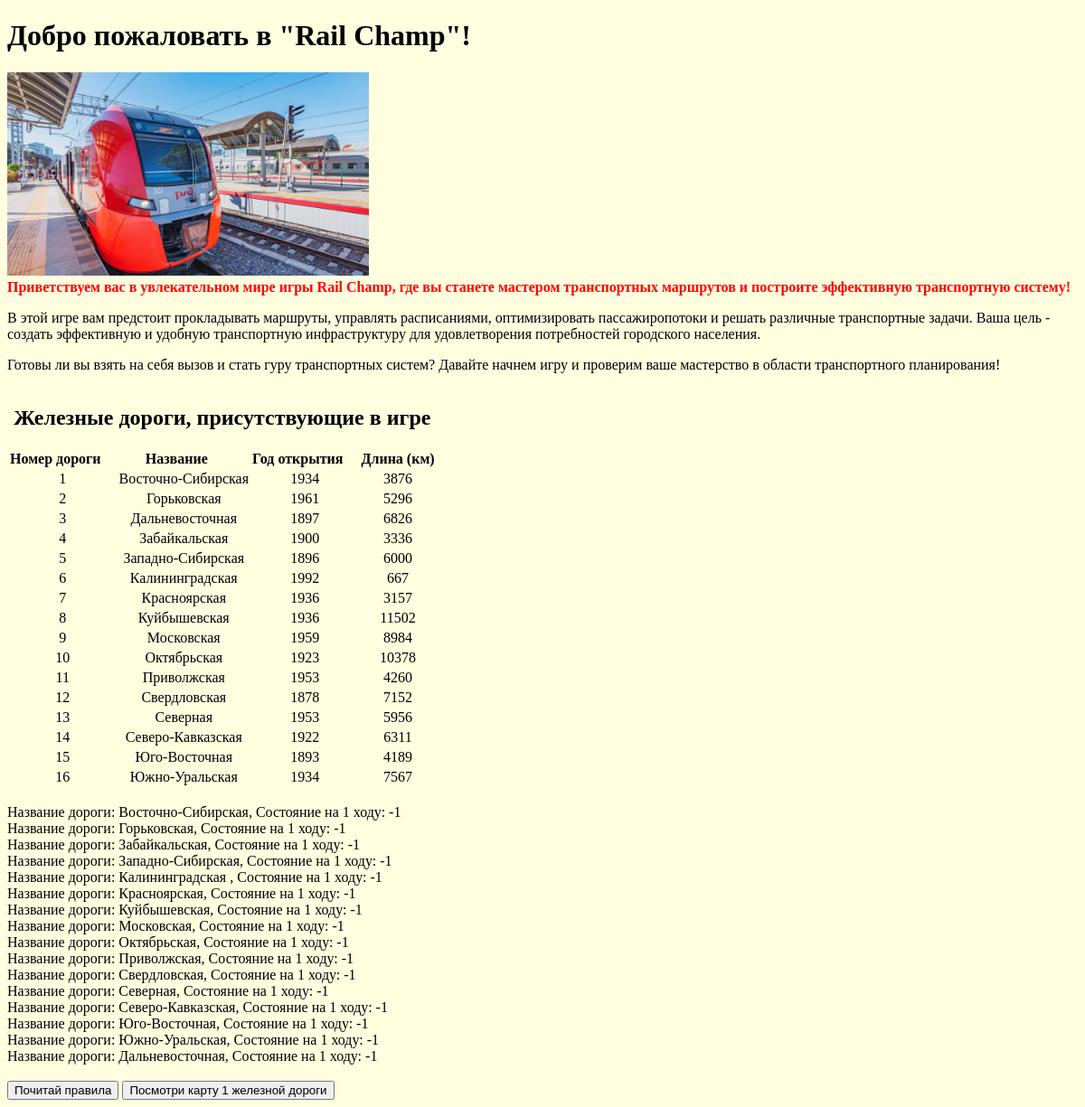
The page / on the database its author committed.
### web_site/models.py (models this page shows, shortened)
class Railways(models.Model):
    first_move = models.IntegerField(default=-1)
    second_move = models.IntegerField(default=-1)
    third_move = models.IntegerField(default=-1)
    fourth_move = models.IntegerField(default=-1)
    fifth_move = models.IntegerField(default=-1)
    sixth_move = models.IntegerField(default=-1)
    seventh_move = models.IntegerField(default=-1)
    eighth_move = models.IntegerField(default=-1)
    ninth_move = models.IntegerField(default=-1)
    tenth_move = models.IntegerField(default=-1)
    eleventh_move = models.IntegerField(default=-1)
    twelfth_move = models.IntegerField(default=-1)
    thirteenth_move = models.IntegerField(default=-1)
    fourteenth_move = models.IntegerField(default=-1)
    fifteenth_move = models.IntegerField(default=-1)
    sixteenth_move = models.IntegerField(default=-1)
    seventeenth_move = models.IntegerField(default=-1)
    eighteenth_move = models.IntegerField(default=-1)
    nineteenth_move = models.IntegerField(default=-1)
    twentieth_move = models.IntegerField(default=-1)
    key = models.CharField(max_length=30, blank=False)
    B1 = models.IntegerField(default=20)
    B10 = models.IntegerField(default=2)
    B11 = models.IntegerField(default=2)
    B13 = models.IntegerField(default=1)
    B2 = models.IntegerField(default=500000000)
    B3 = models.IntegerField(default=50000)
    B4 = models.IntegerField(default=50000)
    B5 = models.IntegerField(default=40)
    B6 = models.IntegerField(default=80)
    B7 = models.IntegerField(default=85)
    B9 = models.IntegerField(default=2)
    D10 = models.IntegerField(default=200)
    D11 = models.IntegerField(default=14)
    D12 = models.IntegerField(default=26)
    D13 = models.IntegerField(default=600)
    G1 = models.IntegerField(default=250)
    G2 = models.IntegerField(default=300)
    a = models.IntegerField(default=0)
    t = models.IntegerField(default=1)
    tp = models.IntegerField(default=0)

### web_site/views.py (the view)
# urls.py: path('', index, name=''),
def index(request):
    a = Railways.objects.all()
    b = Railways.objects.all()
    return render(request, 'index.html', context={'data': a, 'r': b[0].id})

### static/templates/index.html (shortened to what this page needs)
<!DOCTYPE html>
{% load static %}
<html lang="en">
<head>
    <link rel="stylesheet" href="{% static 'css/styles.css' %}">
</head>
<body>
<h1>Добро пожаловать в "Rail Champ"!</h1>
<img src="{% static 'img/train.jpg' %}" alt="я такой РЖД-шный блин" width="400px">
<br>
<b style="color: red"> Приветствуем вас в увлекательном мире
    игры Rail Champ, где вы станете мастером
    транспортных маршрутов и построите
    эффективную транспортную систему! </b>
<p>
В этой игре вам предстоит прокладывать
маршруты, управлять расписаниями,
оптимизировать пассажиропотоки и
решать различные транспортные задачи.
Ваша цель - создать эффективную и
удобную транспортную инфраструктуру
для удовлетворения потребностей
городского населения.
</p>
<p>
Готовы ли вы взять на себя вызов
и стать гуру транспортных систем?
Давайте начнем игру и проверим ваше
мастерство в области транспортного
планирования!
</p>
<table>
  <caption><h2> Железные дороги,
      присутствующие в игре </h2></caption>
  <tr>
    <th>Номер дороги &nbsp; &nbsp;</th>
    <th>Название &nbsp; &nbsp;</th>
    <th>Год открытия &nbsp; &nbsp;</th>
    <th>Длина (км) </th>
  </tr>
  <tr>
    <td align="center">1</td>
    <td align="center">Восточно-Сибирская</td>
    <td align="center">1934</td>
    <td align="center">3876</td>
  </tr>
  <tr>
    <td align="center">2</td>
    <td align="center">Горьковская</td>
    <td align="center">1961</td>
    <td align="center">5296</td>
  </tr>
    <tr>
    <td align="center">3</td>
    <td align="center">Дальневосточная</td>
    <td align="center">1897</td>
    <td align="center">6826</td>
  </tr>
  <tr>
    <td align="center">4</td>
    <td align="center">Забайкальская</td>
    <td align="center">1900</td>
    <td align="center">3336</td>
  </tr>
  <tr>
    <td align="center">5</td>
    <td align="center">Западно-Сибирская</td>
    <td align="center">1896</td>
    <td align="center">6000</td>
  </tr>
  <tr>
    <td align="center">6</td>
    <td align="center">Калининградская</td>
    <td align="center">1992</td>
    <td align="center">667</td>
  </tr>
  <tr>
    <td align="center">7</td>
    <td align="center">Красноярская</td>
    <td align="center">1936</td>
    <td align="center">3157</td>
  </tr>
  <tr>
    <td align="center">8</td>
    <td align="center">Куйбышевская</td>
    <td align="center">1936</td>
    <td align="center">11502</td>
  </tr>
  <tr>
    <td align="center">9</td>
    <td align="center">Московская</td>
    <td align="center">1959</td>
    <td align="center">8984</td>
  </tr>
  <tr>
    <td align="center">10</td>
    <td align="center">Октябрьская</td>
    <td align="center">1923</td>
    <td align="center">10378</td>
  </tr>
  <tr>
    <td align="center">11</td>
    <td align="center">Приволжская</td>
    <td align="center">1953</td>
    <td align="center">4260</td>
  </tr>
  <tr>
    <td align="center">12</td>
    <td align="center">Свердловская</td>
    <td align="center">1878</td>
    <td align="center">7152</td>
  </tr>
  <tr>
    <td align="center">13</td>
    <td align="center">Северная</td>
    <td align="center">1953</td>
    <td align="center">5956</td>
  </tr>
  <tr>
    <td align="center">14</td>
    <td align="center">Северо-Кавказская</td>
    <td align="center">1922</td>
    <td align="center">6311</td>
  </tr>
  <tr>
    <td align="center">15</td>
    <td align="center">Юго-Восточная</td>
    <td align="center">1893</td>
    <td align="center">4189</td>
  </tr>
  <tr>
    <td align="center">16</td>
    <td align="center">Южно-Уральская</td>
    <td align="center">1934</td>
    <td align="center">7567</td>
  </tr>
</table>
<br>
  {% for i in data%}
  Название дороги: {{i.key}},
  Состояние на 1 ходу: {{i.first_move}}
<br>
  {%endfor %}
<br>
<form id="redirectForm">
    <button type="button" onclick="click_rules()">Почитай правила</button>
    <button type="button" onclick="click_maps()">Посмотри карту {{r}} железной дороги</button>
</form>
</body>
</html>

### static/css/styles.css (style rules this page uses)
body { background-color: #FFFFE0; }

### rows shown on the page
Railways: key "Восточно-Сибирская", first_move "-1"
Railways: key "Горьковская", first_move "-1"
Railways: key "Забайкальская", first_move "-1"
Railways: key "Западно-Сибирская", first_move "-1"
Railways: key "Калининградская", first_move "-1"
Railways: key "Красноярская", first_move "-1"
Railways: key "Куйбышевская", first_move "-1"
Railways: key "Московская", first_move "-1"
Railways: key "Октябрьская", first_move "-1"
Railways: key "Приволжская", first_move "-1"
Railways: key "Свердловская", first_move "-1"
Railways: key "Северная", first_move "-1"
Railways: key "Северо-Кавказская", first_move "-1"
Railways: key "Юго-Восточная", first_move "-1"
Railways: key "Южно-Уральская", first_move "-1"
Railways: key "Дальневосточная", first_move "-1"

### other values the page prints
{{ r }} "1"
